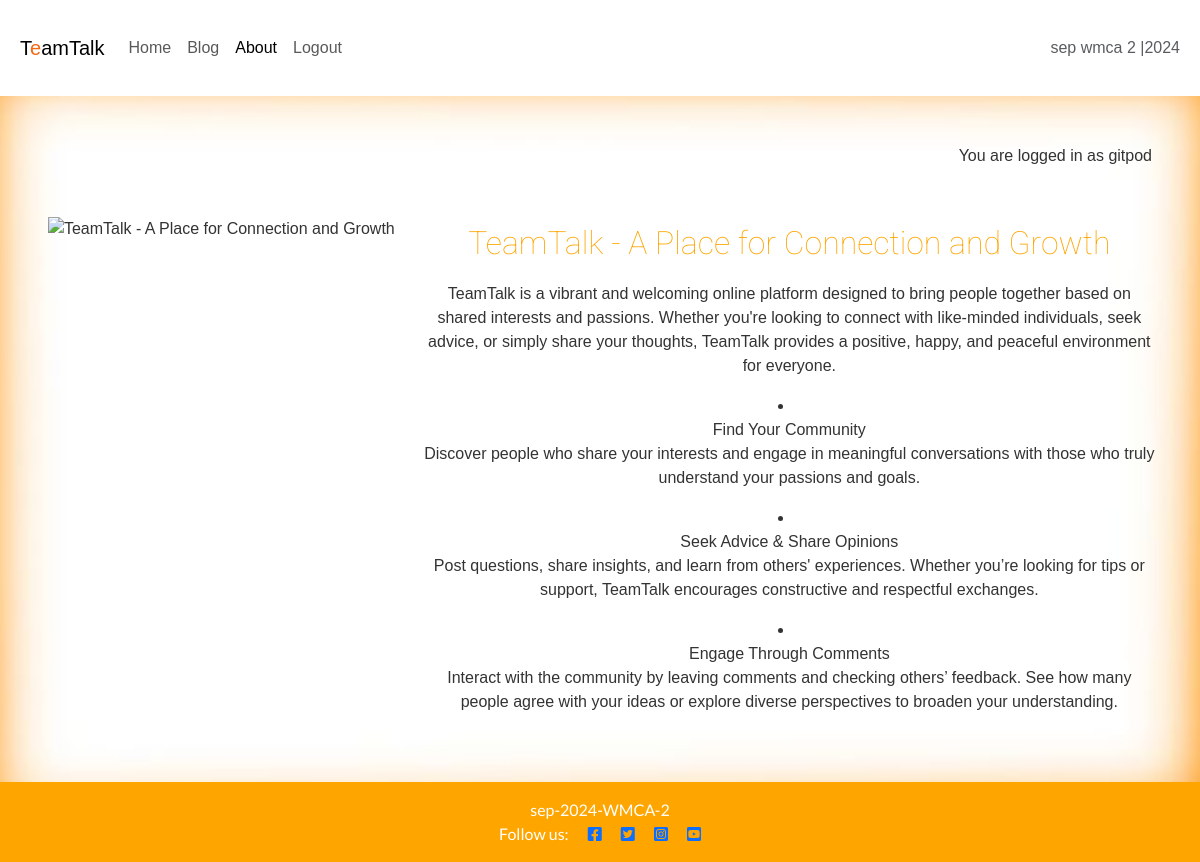
The page /about/ (signed in) on the database its author committed.
### about/models.py (models this page shows, shortened)
class About(models.Model):
    title = models.CharField(max_length=200)
    profile_image = CloudinaryField('image', default='placeholder')
    updated_on = models.DateTimeField(auto_now=True)
    content = models.TextField()

### about/views.py (the view)
# urls.py: path('', views.about_me, name='about'),
def about_me(request):
    about = About.objects.order_by('-updated_on').first()
    return render(
        request,
        "about/about.html",
        {"about": about},
    )

### about/templates/about/about.html (shortened to what this page needs)
{% extends 'base.html' %}
{% load static %}
{% load crispy_forms_tags %}
{% block content %}
<div class="container mt-5">
    <div class="row">
        <div class="col-12 col-md-4 text-center">
            {% if "placeholder" in about.profile_image.url %}
            <img src="{% static 'images/image1' %}" width="100%" class="profile-image" alt="{{ about.title }}">
            {% else %}
            <img src="{{ about.profile_image.url }}" width="100%" class="profile-image" alt="{{ about.title }}">
            {% endif %}
        </div>
        <div class="col-12 col-md-8">
            <h2 class="roboto-thin">{{ about.title }}</h2>
            {{ about.content | safe }}
        </div>
    </div>
</div>
{% endblock content %}

### templates/base.html (shortened to what this page needs)
{% load static %}
{% url 'post_detail' as post_detail_url %}
{% url 'home' as home_url %}
{% url 'about' as about_url %}
{% url 'account_login' as login_url %}
{% url 'account_signup' as signup_url %}
{% url 'account_logout' as logout_url %}
<!DOCTYPE html>
<html lang="en">
<head>
    <link rel="stylesheet" href="https://cdnjs.cloudflare.com/ajax/libs/font-awesome/5.15.3/css/all.min.css">
    <link href="https://cdn.jsdelivr.net/npm/bootstrap@5.3.3/dist/css/bootstrap.min.css" rel="stylesheet">
    <link rel="stylesheet" href="{% static 'css/style.css' %}">
</head>
<body class="d-flex flex-column min-vh-100 main-bg">
    <nav class="navbar navbar-expand-lg navbar-light bg-white">
        <div class="container-fluid">
            <a class="navbar-brand" href="{% url 'home' %}"><span class="brand">T<span class="red-o">e</span>am<span
                        class="thin">Talk</span></span></a>
            <div class="collapse navbar-collapse" id="navbarText">
                <ul class="navbar-nav me-auto mb-2 mb-lg-0">
                    <li class="nav-item">
                        <a class="nav-link {% if request.path == home_url %}active" aria-current="page{% endif %}"
                            href="{% url 'home' %}">Home</a>
                    </li>
                    <li class="nav-item">
                        <a class="nav-link {% if request.path == home_url %}active" aria-current="page{% endif %}"
                            href="{% url 'posts' %}">Blog</a>
                    </li>
                    <li class="nav-item">
                        <a class="nav-link {% if request.path == about_url %}active" aria-current="page{% endif %}"
                            href="{% url 'about' %}">About</a>
                    </li>
                    {% if user.is_authenticated %}
                    <li class="nav-item">
                        <a class="nav-link {% if request.path == logout_url %}active" aria-current="page{% endif %}"
                            href="{% url 'account_logout' %}">Logout</a>
                    </li>
                    {% endif %}
                </ul>
                <span class="navbar-text text-muted">
                    sep wmca 2 |2024
                </span>
            </div>
        </div>
    </nav>
    <main class="flex-shrink-0 flex-grow-1 main-bg">
        {% if user.is_authenticated %}
        <p class="text-end m-3">You are logged in as {{ user }}</p>
        {% else %}
        <p class="text-end m-3">You are not logged in</p>
        {% endif %}
        {% block content %}{% endblock content %}
    </main>
    <footer class="footer mt-auto py-3 dark-bg">
        <p class="m-0 text-center text-white">
      {% block copyright %}sep-2024-WMCA-2{% endblock copyright %}
</p>
<p class="m-0 text-center text-white">
    Follow us:
    <a href="https://www.facebook.com/" target="_blank"><i class="fab fa-facebook-square ms-3"></i></a>
    <a href="https://x.com/" target="_blank"><i class="fab fa-twitter-square ms-3"></i></a>
    <a href="https://www.instagram.com/" target="_blank"><i class="fab fa-instagram-square ms-3"></i></a>
    <a href="https://www.youtube.com/" target="_blank"><i class="fab fa-youtube-square ms-3"></i></a>
</p>
     </footer>
</body>
</html>

### static/css/style.css (style rules this page uses)
body { background-image: url(/static/images/TotFundal2.jpg); background-size: cover; background-position: center; background-repeat: no-repeat; margin: 0; font-family: Arial, sans-serif; background-color: #f7f7f7; color: #333333; }
.red-o { color: #f26914; }
header, footer { background-color: #f26914; color: white; text-align: center; padding: 1rem; font-family: 'Lato', sans-serif; }
footer { left: 0; bottom: 0; width: 100%; }
main { padding: 2rem; text-align: center; }
h1, h2 { margin: 0.5rem 0; font-family: "Roboto"; }
.roboto-thin { font-family: "Roboto", serif; font-weight: 100; font-style: normal; }
body { font-family: Arial, sans-serif; }
header, footer { text-align: center; background-color: orange; color: white; padding: 10px; }
h1, h2 { color: orange; margin-bottom: 20px; }
.container-fluid { padding: 20px; }

### rows shown on the page
About: title "TeamTalk - A Place for Connection and Growth", content "TeamTalk is a vibrant and welcoming online platform designed to bring people together based on shared interests and passions. Whether you're looking to connect with like-minded individuals, seek advice, or simply share your thoughts, TeamTalk provides a positive, happy, and peaceful environment for everyone. Find Your Community Discover people who share your interests and engage in meaningful conversations with those who truly understand your passions and goals. Seek Advice & Share Opinions Post questions, share insights, and learn from others' experiences. Whether you’re looking for tips or support, TeamTalk encourages constructive and respectful exchanges. Engage Through Comments Interact…"

### other values the page prints
{{ user }} "gitpod"
